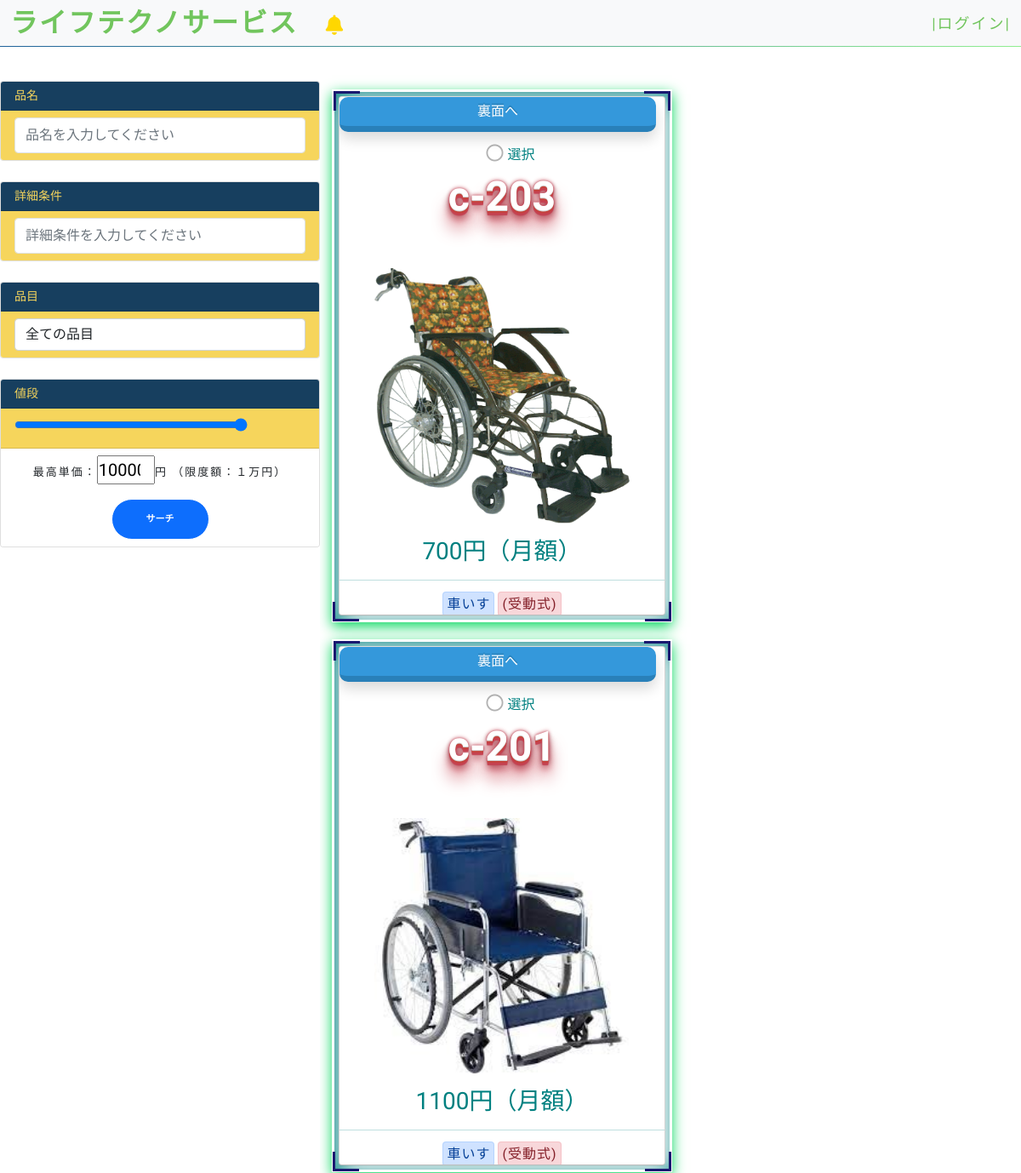
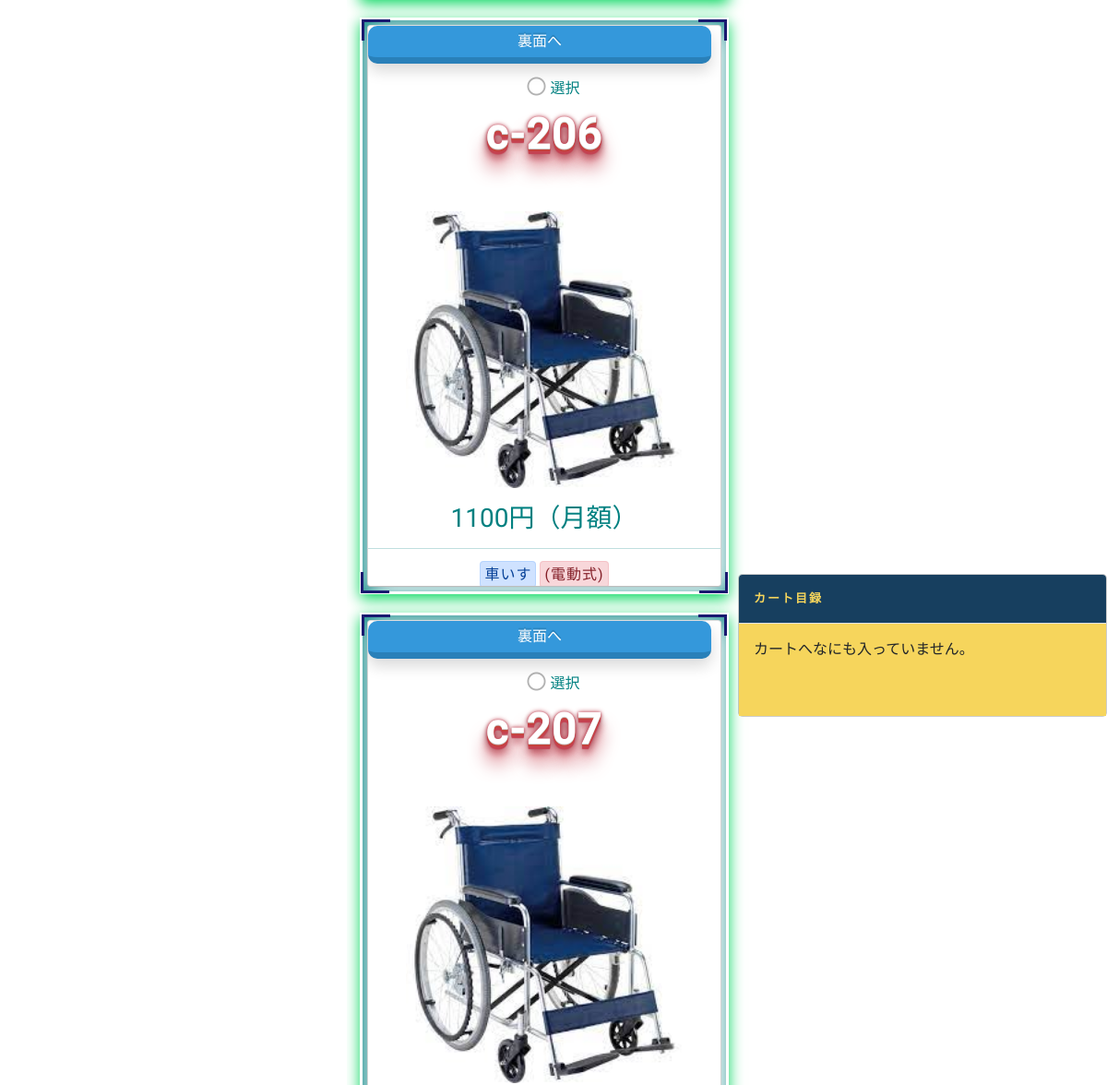
Page /order/ (upper part) on the earlier database version (2 pictures, top to bottom).
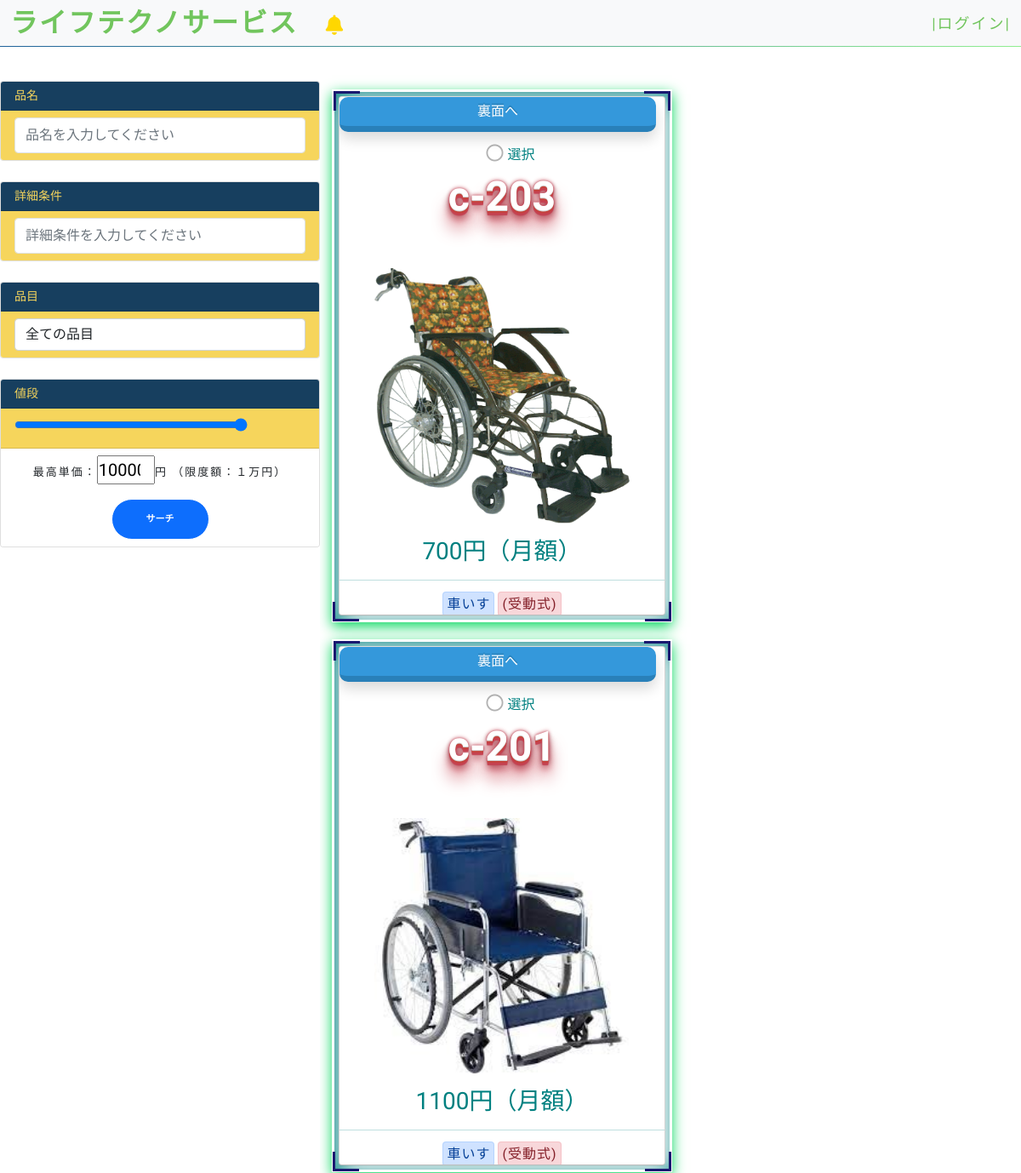
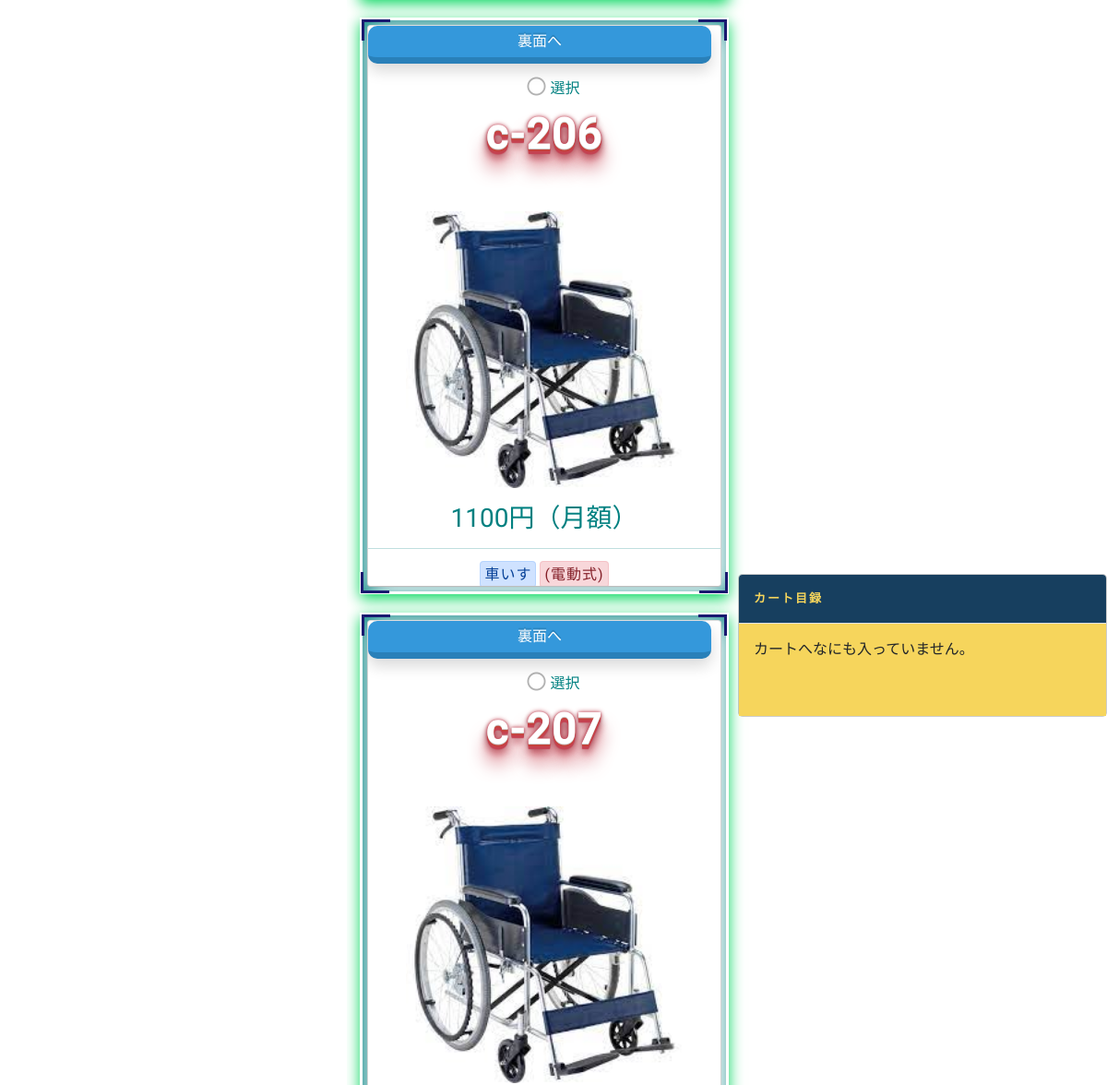
Same page on the later database version (2 pictures, top to bottom).
### customer/models.py (models this page shows, shortened)
class MenuItem(models.Model):
    name = models.CharField(max_length=100)
    description = models.TextField()
    image = models.ImageField(upload_to='menu_images/', blank=True)
    price = models.IntegerField()
    category = models.ForeignKey('Category', on_delete=models.CASCADE)
    quantity = models.IntegerField(default=0)
    video_url = models.CharField(max_length=100, blank=True)

class Category(MPTTModel):
    parent = TreeForeignKey('self', on_delete=models.CASCADE, blank=True, null=True, related_name='children')
    name = models.CharField(max_length=100)
    def __str__(self):
        return self.name
    class MPTTMeta:
        order_insertion_by = ['name']

### customer/views.py (the view, shortened to what this page needs)
# urls.py: path('', Order.as_view(), name='order'),
class Order(View):
    def get(self, request, *args, **kwargs):
        items_list = MenuItem.objects.filter(quantity__gt=0)
        categories = Category.objects.all()
        if request.user.is_authenticated:
            if OrderItem.objects.filter(user=request.user, ordered=False):
                order_item = OrderItem.objects.filter(
                    user=request.user, ordered=False)
            else:
                order_item = None
        else:
            order_item = None
        name = request.GET.get('name')
        detail = request.GET.get('detail')
        category = request.GET.get('category')
        maxPrice = request.GET.get('maxPrice')
        if name != ' ' and name is not None:
            items_list = items_list.filter(name__icontains=name)
        if detail != ' ' and detail is not None:
            items_list = items_list.filter(description__icontains=detail)
        if maxPrice != ' ' and maxPrice is not None:
            items_list = items_list.filter(price__range=(0, maxPrice))
        if category != ' ' and category is not None and category != '全ての品目':
            items_list = items_list.filter(category__name__icontains=category)
        price = 0
        if request.user.is_authenticated:
            if OrderItem.objects.filter(user=request.user, ordered=False):
                for item in order_item:
                    price += item.get_total_item_price
        page = request.GET.get('page', 1)
        paginator = Paginator(items_list.order_by('category__parent'), 4)
        items = paginator.page(page)
        context = {
            'order_item': order_item,
            'price': price,
            'items': items,
            'categories': categories
        }
        return render(request, 'customer/order.html', context)

### customer/templates/customer/order.html (shortened to what this page needs)
{% extends 'base.html' %}
{% load static %}
{% block content %}
<br>
<div id="slideOut" style="z-index: 2;">
  <div class="modal-content">
    <div class="modal-header" style="background-color:#173F5F">
      <h4 class="modal-title" style="color:#F6D55C">カート目録</h4>
    </div>
    <div class="modal-body" style="background-color:#F6D55C">
{% if order_item %}
{% if user.is_authenticated %}
      <table class="table table-hover table-striped">
        <thead  style="background-color:#20639B">
            <tr style="color:#F6D55C">
                <th scope="col">商品名</th>
                <th scope="col">単価</th>
                <th scope="col">数量</th>
                <th scope="col">削除</th>
                <th scope="col">値段</th>
            </tr>
        </thead>
        <tbody>
        {% for order in order_item %}
          <tr style="color:#20639B">
            <td>{{ order.items.name }}</td>
            <td>{{ order.items.price }}円</td>
            <td>{{ order.quantity }}</td>
            <td><a href="{% url 'remove_from_cart' order.items.pk %}">
            <i class="fa fa-minus mr-2"></i></a></td>
            <td>{{ order.get_total_item_price }}円</td>
          </tr>
        {% endfor %}
        </tbody>
          <tfoot style="background-color:#ED553B">
            <tr style="color:#F6D55C">
              <td>合計：</td>
              <td></td>
              <td></td>
              <td></td>
              <td>{{price}}円</td>
            </tr>
          </tfoot>
        </table>
        <a href="{% url 'cart' %}"class="action-button shadow animate blue m-3" style="color:#F6D55C"><span><i class="fa fa-book mr-2"></i>予約確認</span></a>
  {% else %}
    ログインが必要です。
  {% endif %}
  {% else %}
  カートへなにも入っていません。
{% endif %}
    </div>
  </div>
</div>
<div class="container d-lg-flex">
  <div class="row" style="min-width:400px" data-aos="slide-right" data-aos-delay="500">
    <form method="GET">
        <div class="card mb-4 mt-3">
            <h5 class="card-header" style="background-color: #173F5F;color:#F6D55C;">品名</h5>
            <div class="list-group list-group-flush">
                <li class="list-group-item" style="background-color:#F6D55C;">
                    <div class="form-group">
                        <input class="form-control py-2 border-right-0 border" type="search" name="name" placeholder="品名を入力してください">
                    </div>
                </li>
            </div>
        </div>
        <div class="card mb-4">
            <h5 class="card-header"  style="background-color: #173F5F;color:#F6D55C;">詳細条件</h5>
            <div class="list-group list-group-flush">
                <li class="list-group-item" style="background-color:#F6D55C;">
                    <div class="form-group">
                        <input class="form-control py-2 border-right-0 border" type="search" name="detail" placeholder="詳細条件を入力してください">
                    </div>
                </li>
            </div>
        </div>
        <div class="card mb-4">
            <h5 class="card-header" style="background-color: #173F5F;color:#F6D55C;">品目</h5>
            <div class="list-group list-group-flush">
                <li class="list-group-item" style="background-color:#F6D55C;">
                    <div class="form-group">
                        <select name="category" id="category" class="form-control">
                            <option selected>全ての品目</option>
                        </select>
                    </div>
                </li>
            </div>
        </div>
        <div class="card mb-4">
            <h5 class="card-header" style="background-color: #173F5F;color:#F6D55C;">値段</h5>
            <div class="list-group list-group-flush">
                <li class="list-group-item" style="background-color:#F6D55C;">
                    <input type="range" value="10000"　id="rangeInput" oninput="maxPrice.value=this.value"　min="0" max="10000" style="width:80%">
                </li>
                <li class="list-group-item text-center">
                    最高単価：<input type="number" value="10000" style="width:20%; font-size:20px;" onkeyup="rangeInput.value=this.value" id="maxPrice" name="maxPrice" min="0" max="10000">円
                    （限度額：１万円）
                    <button id="priceFilterBtn" class="btn btn-primary btn-sm mt-3">サーチ</button>
                </li>
            </div>
        </div>
    </form>
  </div>
  <section id="about-us" class="about-us padd-section p-0 " style="width:100%;">
      {% if items %}
      <form method="POST">
          <div class="row d-flex flex-wrap p-3">
              {% for item in items %}
              <div class="col-xxl-3 col-lg-6 col-md-12 text-center callout" id="sidebar-blog" data-aos="fade-up">
                  <div class="card m-0 p-0">
                      <div class="front">
                          <div class="flipButton action-button shadow animate blue arrow">裏面へ</div>
                          <label class="checkbox-wrap form-check-label p-0 m-0" id="onetarget">
                          <span class="checkmark"></span>
                          選択
                          </label>
                          <div class="hit-the-floor pb-5">{{ item.name }}</div>
                          {% if item.image %}
                          <img class="rounded center-block" src="{{ item.image.url }}" style="width:300px; height:300px;">{% endif %}
                          <h3 class="mt-3" data-aos="fade-left">{{ item.price }}円（月額）</h3>
                          <hr>
                          <span class="alert alert-primary p-1">{{ item.category.parent }}</span>
                          <span class="alert alert-danger p-1">({{ item.category }})</span>
                      </div>
                      <div class="back">
                          <div class="flipButton action-button shadow animate blue arrow">表面へ</div>
                          現在在庫量
                          <h3 class="mt-3" data-aos="fade-left">{{ item.quantity }}</h3>
                          {% if item.video_url %}
                          <hr>
                          操作動画
                          {% endif %}
                          <hr>
                          詳細情報
                          <ul class="list-unstyled" data-aos="fade-right">
                            <li><i class="fa fa-angle-right"></i>{{ item.description }}</li>
                          </ul>
                      </div>
                  </div>
              </div>
              {% endfor %}
          </div>
      </form>
      {% endif %}
  </section>
</div>
{% endblock content %}

### home/templates/base.html (shortened to what this page needs)
{% load static %}
{% load custom_tags %}
<!doctype html>
<html>
  <head>
    <link href="https://cdn.jsdelivr.net/npm/bootstrap@5.0.0-beta3/dist/css/bootstrap.min.css" rel="stylesheet">
    <link href="https://unpkg.com/aos@2.3.1/dist/aos.css" rel="stylesheet">
    <link href="{% static 'assets/vendor/glightbox/css/glightbox.min.css'%}" rel="stylesheet">
    <link href="{% static 'assets/vendor/swiper/swiper-bundle.min.css'%}" rel="stylesheet">
    <link href="{% static 'style.css'%}" rel="stylesheet">
    <link rel="stylesheet" href="https://cdnjs.cloudflare.com/ajax/libs/jquery.tablesorter/2.31.0/css/theme.default.min.css">
  </head>
  <body>
  <nav class="navbar navbar-expand-lg navbar-light bg-light border-bottom border-success">
    <div class="container-fluid">
      <h2><a href="{% url 'home' %}">ライフテクノサービス</a>&emsp;<i style="font-size: 0.73em; color:gold;" class="fa fa-bell"></i>
      {% if user.is_authenticated %}{% show_notifications %}{% endif %}</h2>
      <div class="collapse navbar-collapse" id="navbarNavAltMarkup">
        <div class="navbar-nav ms-auto">
          {% if user.is_authenticated %}
            <a class="inbox-icon" href="{% url 'logout' %}">|ログアウト|</a>
          {% else %}
            <a class="inbox-icon" href="{% url 'login' %}">|ログイン|</a>
          {% endif %}
        </div>
      </div>
    </div>
  </nav>
    {% block content %}
    {% endblock content %}
  </body>
</html>

### static/style.css (style rules this page uses)
.hit-the-floor { color: white; font-size: 3em; font-weight: bold; text-shadow: 0 1px 0 #ccc, 0 2px 0 rgb(197,66,55), 0 3px 0 rgb(197,66,66), 0 4px 0 rgb(197,66,77), 0 5px 0 rgb(197,66,82), 0 6px 1px rgb(197,66,82), 0 0 5px rgb(197,66,82), 0 1px 3px rgb(197,66,92), 0 3px 5px rgba(0,0,0,.2), 0 5px 10px rgba(0,0,0,.25), 0 10px 10px rgb(197,67,82), 0 20px 20px rgb(197,68,82); }
.hit-the-floor { text-align: center; }
body { background-color: #fff; font-family: "Kosugi Maru", sans-serif; }
h1, h2, h3, h4, h5, h6 { margin: 0; }
h2 { color: #000; font-weight: 600; }
h4 { color: #000; font-size: 13px; font-weight: 700; letter-spacing: 2px; text-transform: uppercase; line-height: 2; }
h5 { color: #626262; font-size: 14px; font-weight: 500; }
a { letter-spacing: 2px; text-decoration: none; color: #71c55d; }
ul { letter-spacing: 1px; }
li { color: #626262; font-size: 13px; font-weight: 400; letter-spacing: 2px; line-height: 30px; text-transform: capitalize; }
span { letter-spacing: 1px; }
.btn { border: 1px solid #fff; border-radius: 50px; color: #fff; font-size: 11px; font-weight: 600; padding: 15px 40px; text-transform: uppercase; transition: all 0.5s ease-in-out 0s; }
.fa { font-size: 13px; }
section { overflow: hidden; }
.padd-section { padding-bottom: 80px; padding-top: 80px; }
#about-us img { max-width: 100%; }

Differences in the rows shown:
changed MenuItem (number 1 of 4 on the later page): quantity "5" → "7"
changed MenuItem (number 2 of 4 on the later page): quantity "2" → "5"
changed MenuItem (number 4 of 4 on the later page): quantity "2" → "4"
